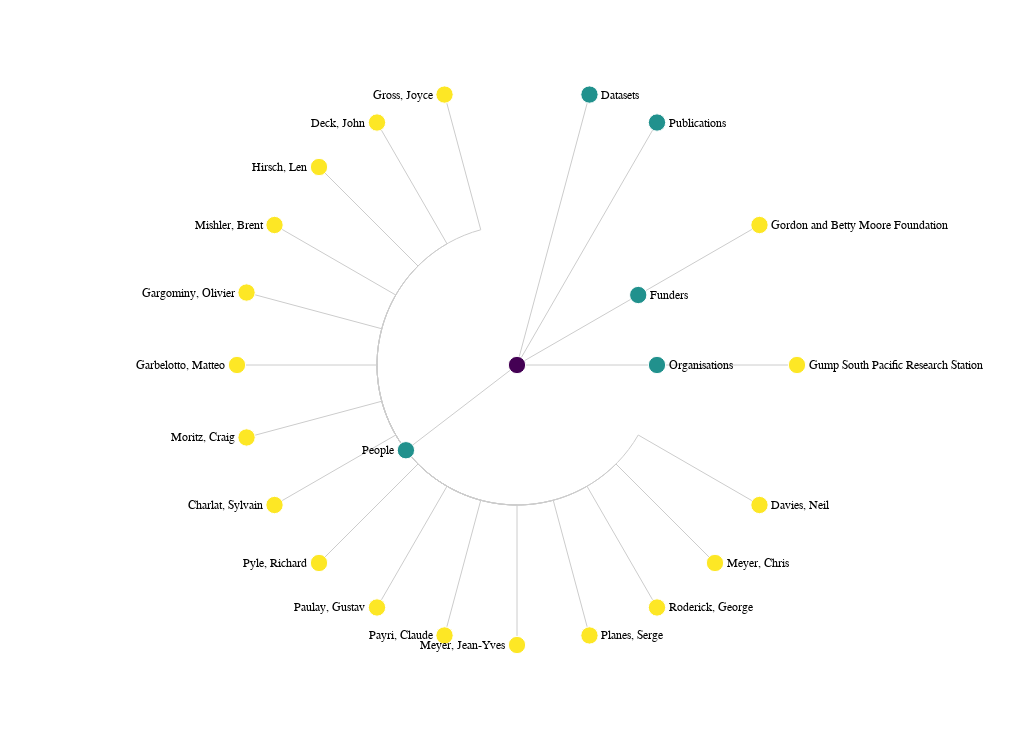

Source (notebook cell):
### Code cell
chart = generate_chart(f.value)

### Figure 1 — Vega specification as saved in the notebook (floating-point values rounded to 4 significant figures)
{"$schema": "https://vega.github.io/schema/vega/v5.json", "description": "An example of a radial layout for a node-link diagram of hierarchical data.", "width": 1024, "height": 720, "padding": 5, "autosize": "none", "signals": [{"name": "Chart", "value": "Moorea Biocode", "bind": {"input": "url", "size": 100}}, {"name": "labels", "value": true, "bind": {"input": "checkbox"}}, {"name": "radius", "value": 280, "bind": {"input": "range", "min": 20, "max": 600}}, {"name": "extent", "value": 360, "bind": {"input": "range", "min": 0, "max": 360, "step": 1}}, {"name": "rotate", "value": 0, "bind": {"input": "range", "min": 0, "max": 360, "step": 1}}, {"name": "layout", "value": "cluster", "bind": {"input": "radio", "options": ["tidy", "cluster"]}}, {"name": "links", "value": "orthogonal", "bind": {"input": "select", "options": ["line", "curve", "diagonal", "orthogonal"]}}, {"name": "originX", "update": "width / 2"}, {"name": "originY", "update": "height / 2"}], "data": [{"name": "tree", "values": [{"id": "https://doi.org/10.48321/d1f88s", "name": " "}, {"id": 2, "name": "Datasets", "parent": "https://doi.org/10.48321/d1f88s"}, {"id": 6, "name": "Publications", "parent": "https://doi.org/10.48321/d1f88s"}, {"id": 3, "name": "Funders", "parent": "https://doi.org/10.48321/d1f88s"}, {"id": 4, "name": "Organisations", "parent": "https://doi.org/10.48321/d1f88s"}, {"id": 5, "name": "People", "parent": "https://doi.org/10.48321/d1f88s"}, {"id": "https://doi.org/10.13039/100000936", "name": "Gordon and Betty Moore Foundation ", "award": "https://www.moore.org/grant-detail?grantId=GBMF1619", "tooltip": "https://doi.org/10.13039/100000936", "parent": 3}, {"id": "https://ror.org/04sk0et52", "name": " Gump South Pacific Research Station ", "contributorType": "Producer", "tooltip": "https://ror.org/04sk0et52", "parent": 4}, {"id": null, "name": "Davies, Neil", "type": "Person", "affiliation": [{"id": "https://ror.org/04sk0et52", "name": "Gump South Pacific Research Station"}], "tooltip": null, "parent": 5}, {"id": "https://orcid.org/0000-0003-2501-7952", "name": "Meyer, Chris", "type": "nan", "affiliation": [{"id": "https://ror.org/01pp8nd67", "name": "Smithsonian Institution"}], "tooltip": "https://orcid.org/0000-0003-2501-7952", "parent": 5}, {"id": "https://orcid.org/0000-0001-7557-2415", "name": "Roderick, George", "type": "nan", "affiliation": [{"id": "https://ror.org/01an7q238", "name": "University of California, Berkeley"}], "tooltip": "https://orcid.org/0000-0001-7557-2415", "parent": 5}, {"id": "https://orcid.org/0000-0002-5689-5371", "name": "Planes, Serge", "type": "nan", "affiliation": [{"id": "https://ror.org/02feahw73", "name": "French National Centre for Scientific Research"}], "tooltip": "https://orcid.org/0000-0002-5689-5371", "parent": 5}, {"id": "https://orcid.org/0000-0001-7968-9944", "name": "Meyer, Jean-Yves", "type": "nan", "affiliation": [], "tooltip": "https://orcid.org/0000-0001-7968-9944", "parent": 5}, {"id": "https://orcid.org/0000-0002-0393-6811", "name": "Payri, Claude", "type": "nan", "affiliation": [{"id": "https://ror.org/03ay59x86", "name": "University of French Polynesia"}], "tooltip": "https://orcid.org/0000-0002-0393-6811", "parent": 5}, {"id": "https://orcid.org/0000-0003-4118-9797", "name": "Paulay, Gustav", "type": "nan", "affiliation": [{"id": "https://ror.org/02y3ad647", "name": "University of Florida"}], "tooltip": "https://orcid.org/0000-0003-4118-9797", "parent": 5}, {"id": "https://orcid.org/0000-0003-0768-1286", "name": "Pyle, Richard", "type": "nan", "affiliation": [{"id": "https://ror.org/04m60en37", "name": "Bernice P. Bishop Museum"}], "tooltip": "https://orcid.org/0000-0003-0768-1286", "parent": 5}, {"id": "https://orcid.org/0000-0003-0760-0087", "name": "Charlat, Sylvain", "type": "nan", "affiliation": [{"id": "https://ror.org/01rk35k63", "name": "University of Lyon System"}], "tooltip": "https://orcid.org/0000-0003-0760-0087", "parent": 5}, {"id": "https://orcid.org/0000-0001-5313-7279", "name": "Moritz, Craig", "type": "nan", "affiliation": [{"id": "https://ror.org/01an7q238", "name": "University of California, Berkeley"}], "tooltip": "https://orcid.org/0000-0001-5313-7279", "parent": 5}, {"id": "https://orcid.org/0000-0001-9737-0128", "name": "Garbelotto, Matteo", "type": "nan", "affiliation": [{"id": "https://ror.org/01an7q238", "name": "University of California, Berkeley"}], "tooltip": "https://orcid.org/0000-0001-9737-0128", "parent": 5}, {"id": "https://orcid.org/0000-0001-7807-944X", "name": "Gargominy, Olivier", "type": "nan", "affiliation": [{"id": "https://ror.org/03wkt5x30", "name": "National Museum of Natural History"}], "tooltip": "https://orcid.org/0000-0001-7807-944X", "parent": 5}, {"id": "https://orcid.org/0000-0001-5727-4916", "name": "Mishler, Brent", "type": "nan", "affiliation": [{"id": "https://ror.org/01an7q238", "name": "University of California, Berkeley"}], "tooltip": "https://orcid.org/0000-0001-5727-4916", "parent": 5}, {"id": null, "name": "Hirsch, Len", "type": "nan", "affiliation": [{"id": "https://ror.org/01pp8nd67", "name": "Smithsonian Institution"}], "tooltip": null, "parent": 5}, {"id": "https://orcid.org/0000-0002-5905-1617", "name": "Deck, John", "type": "Person", "affiliation": [{"id": "https://ror.org/01an7q238", "name": "University of California, Berkeley"}], "tooltip": "https://orcid.org/0000-0002-5905-1617", "parent": 5}, {"id": null, "name": "Gross, Joyce", "type": "Person", "affiliation": [{"id": "https://ror.org/01an7q238", "name": "University of California, Berkeley"}], "tooltip": null, "parent": 5}], "transform": [{"type": "stratify", "key": "id", "parentKey": "parent"}, {"type": "tree", "method": {"signal": "layout"}, "size": [1, {"signal": "radius"}], "as": ["alpha", "radius", "depth", "children"]}, {"type": "formula", "expr": "(rotate + extent * datum.alpha + 270) % 360", "as": "angle"}, {"type": "formula", "expr": "PI * datum.angle / 180", "as": "radians"}, {"type": "formula", "expr": "inrange(datum.angle, [90, 270])", "as": "leftside"}, {"type": "formula", "expr": "originX + datum.radius * cos(datum.radians)", "as": "x"}, {"type": "formula", "expr": "originY + datum.radius * sin(datum.radians)", "as": "y"}]}, {"name": "links", "source": "tree", "transform": [{"type": "treelinks"}, {"type": "linkpath", "shape": {"signal": "links"}, "orient": "radial", "sourceX": "source.radians", "sourceY": "source.radius", "targetX": "target.radians", "targetY": "target.radius"}]}], "scales": [{"name": "color", "type": "linear", "range": {"scheme": "viridis"}, "domain": {"data": "tree", "field": "depth"}, "zero": true}], "marks": [{"type": "path", "from": {"data": "links"}, "encode": {"update": {"x": {"signal": "originX"}, "y": {"signal": "originY"}, "path": {"field": "path"}, "stroke": {"value": "#ccc"}}}}, {"type": "symbol", "from": {"data": "tree"}, "encode": {"enter": {"size": {"value": 300}, "stroke": {"value": "#fff"}}, "update": {"x": {"field": "x"}, "y": {"field": "y"}, "fill": {"scale": "color", "field": "depth"}}}}, {"type": "text", "from": {"data": "tree"}, "encode": {"enter": {"text": {"field": "name"}, "fontSize": {"value": 12}, "baseline": {"value": "middle"}, "tooltip": {"signal": "{'Identifier': datum.tooltip, 'Affiliation': datum.affiliation, 'Contribution': datum.contributorType, 'Award': datum.award}"}}, "update": {"x": {"field": "x"}, "y": {"field": "y"}, "dx": {"signal": "(datum.leftside ? -1 : 1) * 12"}, "align": {"signal": "datum.leftside ? 'right' : 'left'"}, "opacity": {"signal": "labels ? 1 : 0"}}}}]}
